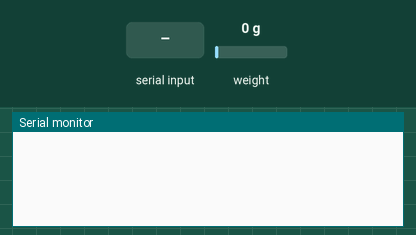
This sketch was run on a simulated Arduino Uno, built with avr-gcc and run on an emulated ATmega328P. On the bench: the last lines printed to the serial monitor. Inputs (shaded band) come from the test bench; at power-on: weight on the scale 0 g.

Above: at 1.2 s.
1.3 s: "tomato\n" received over Serial
At 1.9 s:
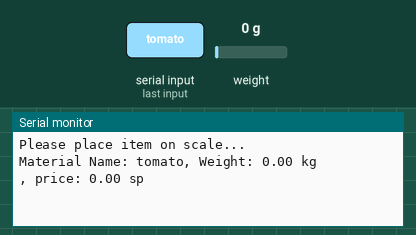
2.9 s: "cucumber\n" received over Serial
At 3.01 s:
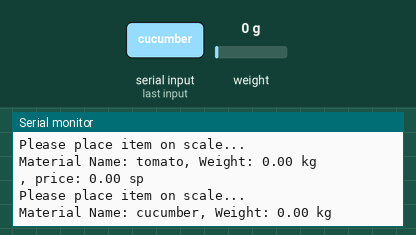
4.5 s: "carrot\n" received over Serial
At 4.61 s:
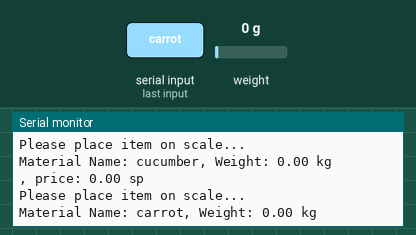
6.1 s: "1\n" received over Serial
At 7.3 s:
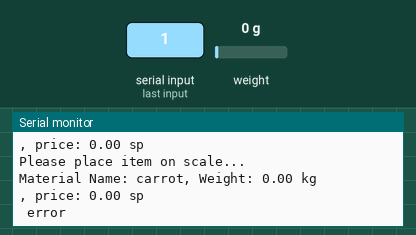

Measured:
- after the input at 1.3 s, the serial monitor: prints a new line at once (image 1)
- after the input at 2.9 s, the serial monitor: prints a new line after 0.11 s (image 2)
- after the input at 4.5 s, the serial monitor: prints a new line after 0.11 s (image 3)
- after the input at 6.1 s, the serial monitor: prints a new line at once (image 4)

The sketch:

LoadCell.ino
```cpp
#include <Arduino.h>
#include "HX711.h"
#include <SoftwareSerial.h>

const int LOADCELL_DOUT_PIN = 2;
const int LOADCELL_SCK_PIN = 3;

HX711 scale;

SoftwareSerial SerialBT(10, 11); // RX, TX

void setup() {
  Serial.begin(9600);
  SerialBT.begin(9600);
  scale.begin(LOADCELL_DOUT_PIN, LOADCELL_SCK_PIN);
  scale.set_scale(3606.50);
}

void loop() {
  // انتظر حتى يتم ارسال اسم المادة من الـ Virtual Terminal
  while (Serial.available() == 0) {}
  String materialName = Serial.readStringUntil('\n');
  if(materialName=="tomato"){
    // انتظر حتى يتم إدخال الوزن
    Serial.println("Please place item on scale...");
    while (scale.is_ready() == false) {}
    float weightInGrams = scale.get_units(1) / 10.0;

    // حساب السعر
    float price = weightInGrams * 300;

    // إرسال المعلومات إلى التطبيق
    Serial.print("Material Name: ");
    Serial.print(materialName);
    Serial.print(", Weight: ");
    Serial.print(weightInGrams);
    Serial.println(" kg");
    Serial.print(", price: ");
    Serial.print(price);
    Serial.println(" sp");
  //-----------------------------------------
   /* SerialBT.print("Material Name: ");
    SerialBT.print(materialName);
    SerialBT.print(", Weight: ");
    SerialBT.print(weightInGrams);
    SerialBT.print(" kg, Price: ");
    SerialBT.print(price);
    SerialBT.println(" sp");*/
    SerialBT.print(""+materialName+":"+weightInGrams+":"+price+"\n");
  }


  else if(materialName=="cucumber"){
   // انتظر حتى يتم إدخال الوزن
    Serial.println("Please place item on scale...");
    while (scale.is_ready() == false) {}
    float weightInGrams = scale.get_units(1) / 10.0;

    // حساب السعر
    float price = weightInGrams * 200;

    // إرسال المعلومات إلى التطبيق
        Serial.print("Material Name: ");
    Serial.print(materialName);
    Serial.print(", Weight: ");
    Serial.print(weightInGrams);
    Serial.println(" kg");
    Serial.print(", price: ");
    Serial.print(price);
    Serial.println(" sp");
  //-----------------------------------------
   /* SerialBT.print("Material Name: ");
    SerialBT.print(materialName);
    SerialBT.print(", Weight: ");
    SerialBT.print(weightInGrams);
    SerialBT.print(" kg, Price: ");
    SerialBT.print(price);
    SerialBT.println(" sp");*/
    SerialBT.print(""+materialName+":"+weightInGrams+":"+price+"\n");
  }

 else if(materialName=="carrot"){
    // انتظر حتى يتم إدخال الوزن
    Serial.println("Please place item on scale...");
    while (scale.is_ready() == false) {}
    float weightInGrams = scale.get_units(1) / 10.0;

    // حساب السعر
    float price = weightInGrams * 100;

    // إرسال المعلومات إلى التطبيق
    Serial.print("Material Name: ");
    Serial.print(materialName);
    Serial.print(", Weight: ");
    Serial.print(weightInGrams);
    Serial.println(" kg");
    Serial.print(", price: ");
    Serial.print(price);
    Serial.println(" sp");
  //-----------------------------------------
   /* SerialBT.print("Material Name: ");
    SerialBT.print(materialName);
    SerialBT.print(", Weight: ");
    SerialBT.print(weightInGrams);
    SerialBT.print(" kg, Price: ");
    SerialBT.print(price);
    SerialBT.println(" sp");*/
    SerialBT.print(""+materialName+":"+weightInGrams+":"+price+"\n");
  }

  else {
    Serial.println(" error");
  }
}
```
